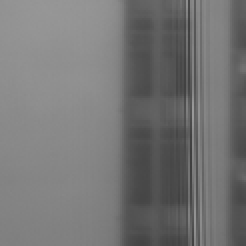
#> input picture semantic/data_clipped/imgs/222.png, 123 x 123 px, shrunk from 512 x 512 before the run, found by its file name (shown 2 times larger)
$ jupyter execute validation.ipynb
#> lines starting #> are read from the running program, lines starting #| are printed output that depends on the picture
[cell 1]
import cv2
import numpy as np
from matplotlib import pyplot as plt
from PIL import Image
def validate_translation_sift(img1, img2):
    # 读取两张图像
#> called with img1 = 'origin_images/222.png', img2 = 'trans_image/transformed2to222.png'
    image1 = cv2.imread(img1, cv2.IMREAD_GRAYSCALE)
#> image1 is the input picture: shape (123, 123); min 63, max 154, mean 116.6
    image2 = cv2.imread(img2, cv2.IMREAD_GRAYSCALE)
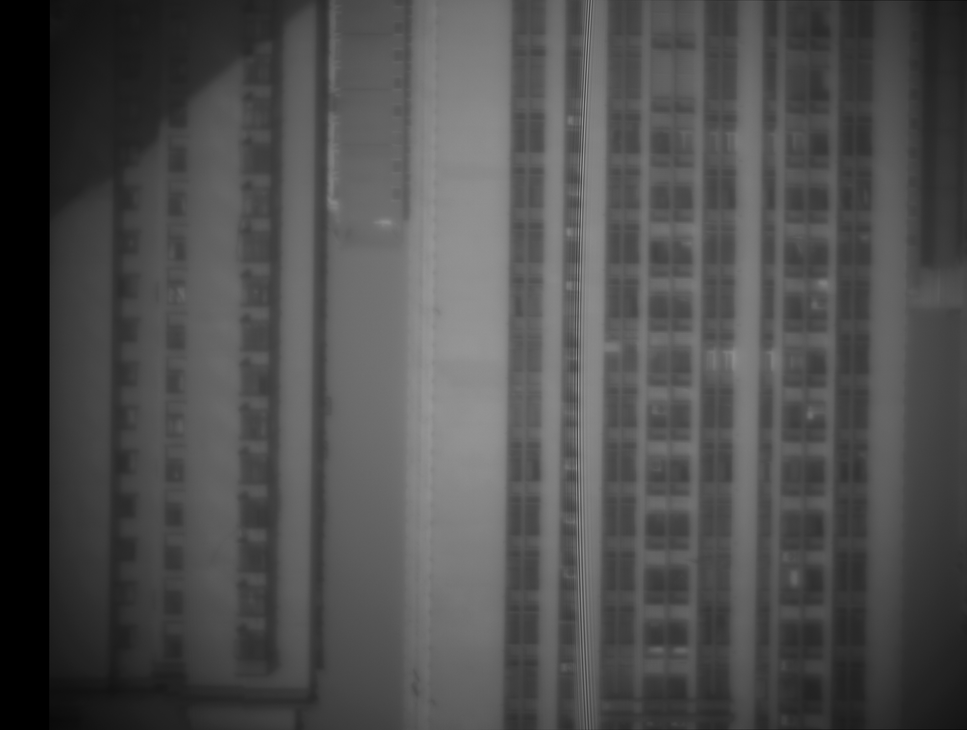
#> input picture trans_image/transformed2to222.png, 967 x 730 px, shrunk from 4024 x 3036 before the run
#> image2 is the input picture: shape (730, 967); min 0, max 157, mean 78

    # 使用SIFT特征检测器
    sift = cv2.SIFT_create()

    # 寻找关键点和描述符
    keypoints1, descriptors1 = sift.detectAndCompute(image1, None)
#> keypoints1 = 3 keypoints; (x, y, size): (77, 84, 27.6), (104, 107, 14), (91, 41, 9.7)
    keypoints2, descriptors2 = sift.detectAndCompute(image2, None)
#> keypoints2 = 102 keypoints; strongest (x, y, size): (435, 317, 315), (572, 253, 14.7), (571, 342, 13.5), (526, 133, 26.3)

    # 使用FLANN匹配器
    FLANN_INDEX_KDTREE = 1
    index_params = dict(algorithm=FLANN_INDEX_KDTREE, trees=5)
    search_params = dict(checks=50)
    flann = cv2.FlannBasedMatcher(index_params,search_params)
    matches = flann.knnMatch(descriptors1, descriptors2, k=2)
#> matches = 3 matches

    # 应用比率测试，保留最佳匹配
    good_matches = []
    for m, n in matches:
        if m.distance < 0.75 * n.distance:
            good_matches.append(m)
#> this loop made 3 passes
#> after the loop, good_matches = 1 matches

    # 获取关键点的坐标
    points1 = np.float32([keypoints1[m.queryIdx].pt for m in good_matches]).reshape(-1, 1, 2)
#> points1 = [[90.81, 41.17]]
    points2 = np.float32([keypoints2[m.trainIdx].pt for m in good_matches]).reshape(-1, 1, 2)
#> points2 = [[535.7, 473.8]]

    # 计算仿射变换矩阵
    M, _ = cv2.estimateAffinePartial2D(points1, points2)

    # 判断是否为平移变换
    if M is not None:
        print("图像通过平移关系相关联。")
        print("平移矩阵 M:")
        print(M)
    else:
        print("图像不通过平移关系相关联。")

    # 可视化匹配结果
    img_matches = cv2.drawMatches(image1, keypoints1, image2, keypoints2, good_matches, None, flags=cv2.DrawMatchesFlags_NOT_DRAW_SINGLE_POINTS)
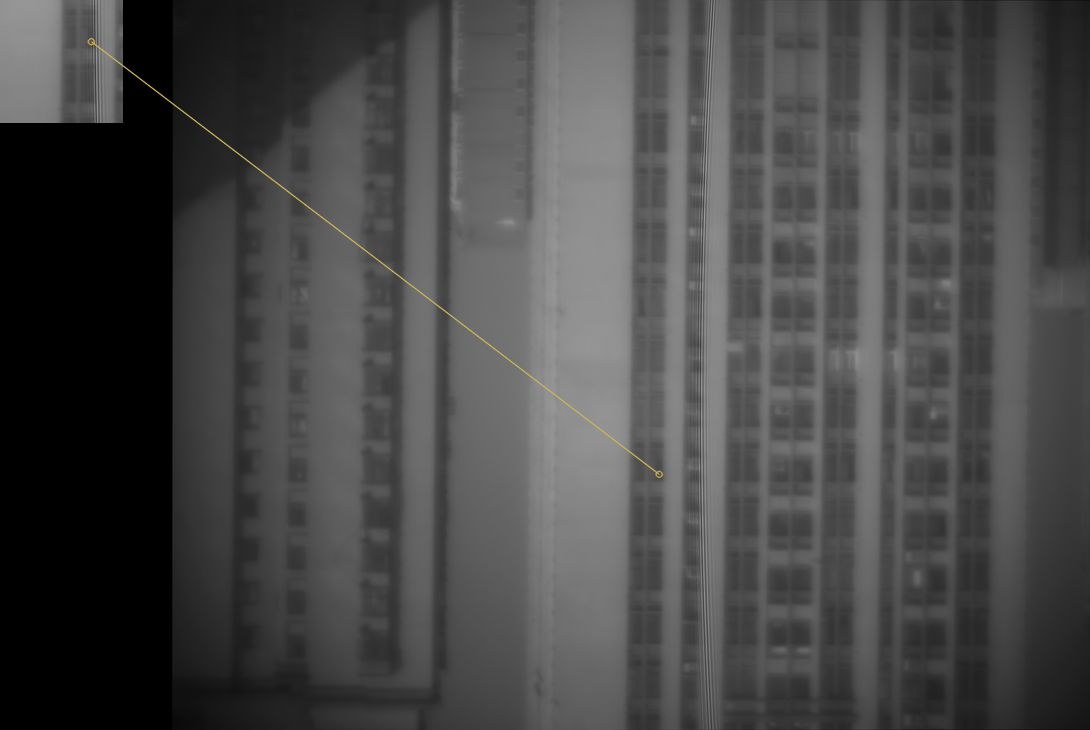
#> img_matches: shape (730, 1090, 3); mean of channels 0, 1, 2 71.5, 71.6, 71.6; drawn as B, G, R
    plt.imshow(img_matches)
    img = Image.fromarray(img_matches)
    img.show()

    plt.show()
